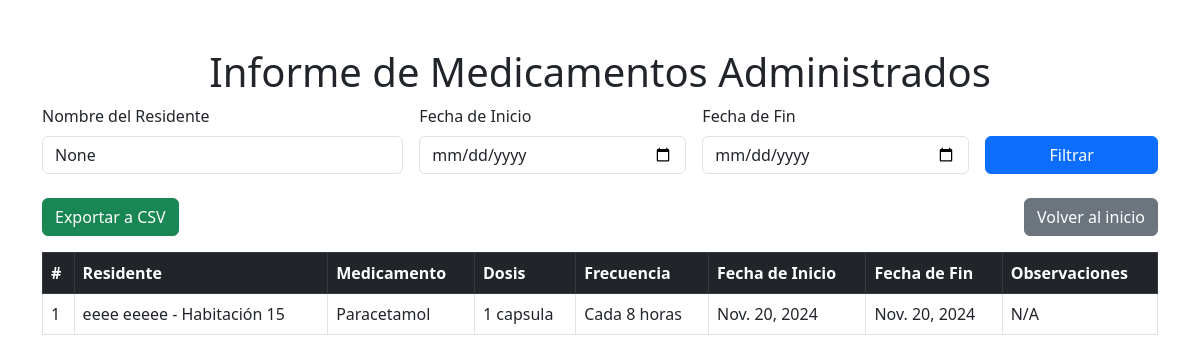
Page /DioxWeb/informes/medicamentos/ on the earlier database version.
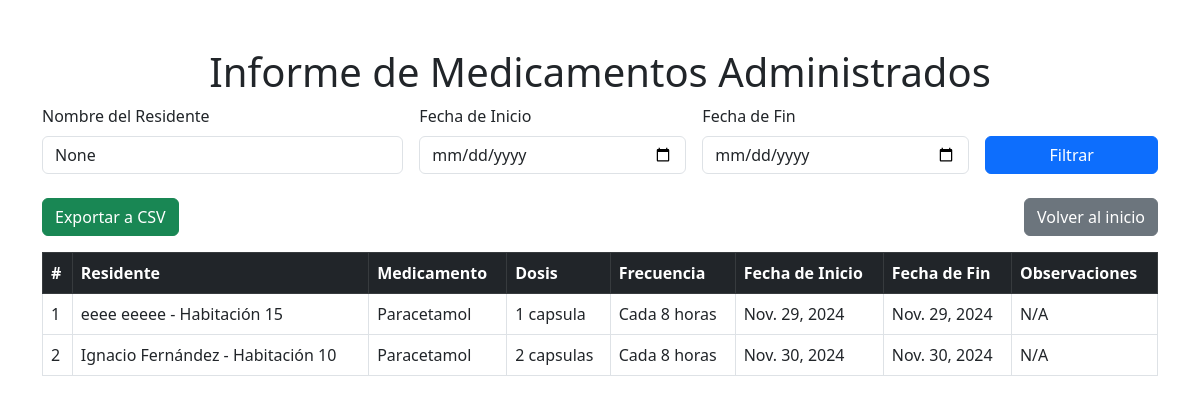
Same page on the later database version.
### DioxWeb/models.py (models this page shows, shortened)
class ResidenteMedicamento(models.Model):
    residente = models.ForeignKey(Residente, on_delete=models.CASCADE)
    medicamento = models.ForeignKey(Medicamento, on_delete=models.CASCADE)
    dosis = models.CharField(max_length=50)
    frecuencia = models.CharField(max_length=50)
    fecha_inicio = models.DateField()
    fecha_fin = models.DateField(null=True, blank=True)
    observaciones = models.TextField(blank=True, null=True)
    fecha_registro = models.DateTimeField(auto_now_add=True)
    ultima_actualizacion = models.DateTimeField(auto_now=True)
    class Meta:
        constraints = [
            models.UniqueConstraint(fields=['residente', 'medicamento', 'fecha_inicio'], name='unique_residente_medicamento')
        ]

class Residente(models.Model):
    rut = models.CharField(max_length=12, unique=True, validators=[validar_rut])  # RUT con validación
    nombre = models.CharField(max_length=100)
    ap_paterno = models.CharField(max_length=100)
    ap_materno = models.CharField(max_length=100)
    fecha_nacimiento = models.DateField()
    genero = models.CharField(max_length=10, choices=GeneroChoices.choices)
    contacto_emergencia = models.CharField(max_length=100)
    telefono_emergencia = models.CharField(max_length=15)
    habitacion = models.CharField(max_length=10)
    observaciones = models.TextField(blank=True, null=True)
    imagen = models.ImageField(upload_to='residentes/', blank=True, null=True)
    def __str__(self):
        return f"{self.nombre} {self.ap_paterno} - Habitación {self.habitacion}"

class Medicamento(models.Model):
    nombre = models.CharField(max_length=100, unique=True)
    descripcion = models.TextField(blank=True, null=True)
    dosis_recomendada = models.CharField(max_length=50)
    def __str__(self):
        return self.nombre

### DioxWeb/views.py (the view)
# urls.py: path('informes/medicamentos/', views.generar_informe_medicamentos, name='generar_informe_medicamentos'),
def generar_informe_medicamentos(request):
    medicamentos = ResidenteMedicamento.objects.select_related('residente', 'medicamento')
    nombre_residente = request.GET.get('nombre', None)
    fecha_inicio = request.GET.get('fecha_inicio', None)
    fecha_fin = request.GET.get('fecha_fin', None)
    if nombre_residente:
        medicamentos = medicamentos.filter(residente__nombre__icontains=nombre_residente)
    if fecha_inicio and fecha_fin:
        medicamentos = medicamentos.filter(
            fecha_inicio__gte=fecha_inicio,
            fecha_fin__lte=fecha_fin
        )
    context = {
        'medicamentos': medicamentos,
        'nombre_residente': nombre_residente,
        'fecha_inicio': fecha_inicio,
        'fecha_fin': fecha_fin,
    }
    return render(request, 'informes/medicamentos.html', context)

### DioxWeb/templates/informes/medicamentos.html (shortened to what this page needs)
<!DOCTYPE html>
<html lang="en">
<head>
    <link rel="stylesheet" href="https://cdn.jsdelivr.net/npm/bootstrap@5.3.0-alpha3/dist/css/bootstrap.min.css">
</head>
<body>
    <div class="container mt-5">
        <h1 class="text-center">Informe de Medicamentos Administrados</h1>
        <form method="get" class="row g-3 mb-4">
            <div class="col-md-4">
                <label for="nombre" class="form-label">Nombre del Residente</label>
                <input type="text" id="nombre" name="nombre" class="form-control" value="{{ nombre_residente }}" placeholder="Buscar por nombre">
            </div>
            <div class="col-md-3">
                <label for="fecha_inicio" class="form-label">Fecha de Inicio</label>
                <input type="date" id="fecha_inicio" name="fecha_inicio" class="form-control" value="{{ fecha_inicio }}">
            </div>
            <div class="col-md-3">
                <label for="fecha_fin" class="form-label">Fecha de Fin</label>
                <input type="date" id="fecha_fin" name="fecha_fin" class="form-control" value="{{ fecha_fin }}">
            </div>
            <div class="col-md-2 d-flex align-items-end">
                <button type="submit" class="btn btn-primary w-100">Filtrar</button>
            </div>
        </form>
        <div class="d-flex justify-content-between mb-3">
            <a href="{% url 'exportar_informe_medicamentos_csv' %}" class="btn btn-success">Exportar a CSV</a>
            <a href="{% url 'index' %}" class="btn btn-secondary">Volver al inicio</a>
        </div>
        <table class="table table-bordered table-hover">
            <thead class="table-dark">
                <tr>
                    <th>#</th>
                    <th>Residente</th>
                    <th>Medicamento</th>
                    <th>Dosis</th>
                    <th>Frecuencia</th>
                    <th>Fecha de Inicio</th>
                    <th>Fecha de Fin</th>
                    <th>Observaciones</th>
                </tr>
            </thead>
            <tbody>
                {% for registro in medicamentos %}
                <tr>
                    <td>{{ forloop.counter }}</td>
                    <td>{{ registro.residente }}</td>
                    <td>{{ registro.medicamento }}</td>
                    <td>{{ registro.dosis }}</td>
                    <td>{{ registro.frecuencia }}</td>
                    <td>{{ registro.fecha_inicio }}</td>
                    <td>{{ registro.fecha_fin|default:'N/A' }}</td>
                    <td>{{ registro.observaciones|default:'N/A' }}</td>
                </tr>
                {% empty %}
                <tr>
                    <td colspan="8" class="text-center">No hay medicamentos registrados.</td>
                </tr>
                {% endfor %}
            </tbody>
        </table>
    </div>
</body>
</html>

Differences in the rows shown:
changed ResidenteMedicamento "1 capsula": fecha_inicio "Nov. 20, 2024" → "Nov. 29, 2024"; fecha_fin "Nov. 20, 2024" → "Nov. 29, 2024"
added ResidenteMedicamento: residente "Ignacio Fernández - Habitación 10", medicamento "Paracetamol", dosis "2 capsulas", frecuencia "Cada 8 horas", fecha_inicio "Nov. 30, 2024", fecha_fin "Nov. 30, 2024", observaciones "N/A"
